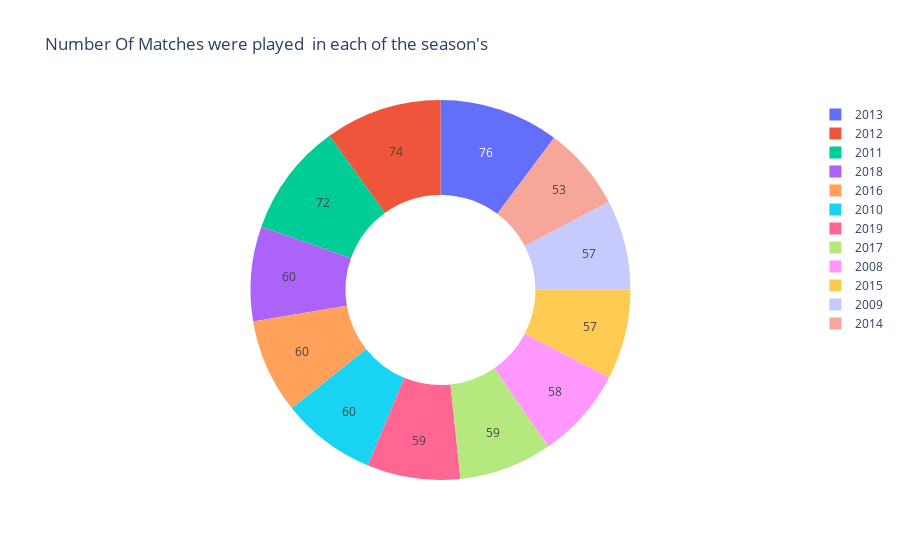

The notebook cell this image was saved under:
### Markdown cell above
#  How many Match's were played in each of the season's

### Code cell
data.season.value_counts()
fig = px.pie(names = data.season.value_counts().index, values = data.season.value_counts().values,title = "Number Of Matches were played  in each of the season's",hole = 0.5)
fig.update_traces(textinfo='value')
fig.show()

### Figure 1 — Plotly figure (JSON) as saved in the notebook; plotly's stock layout.template omitted (floating-point values rounded to 4 significant figures)
{"data": [{"domain": {"x": [0, 1], "y": [0, 1]}, "hole": 0.5, "hovertemplate": "label=%{label}<br>value=%{value}<extra></extra>", "labels": [2013, 2012, 2011, 2018, 2016, 2010, 2019, 2017, 2008, 2015, 2009, 2014], "legendgroup": "", "name": "", "showlegend": true, "textinfo": "value", "type": "pie", "values": [76, 74, 72, 60, 60, 60, 59, 59, 58, 57, 57, 53]}], "layout": {"legend": {"tracegroupgap": 0}, "title": {"text": "Number Of Matches were played  in each of the season's"}}}
